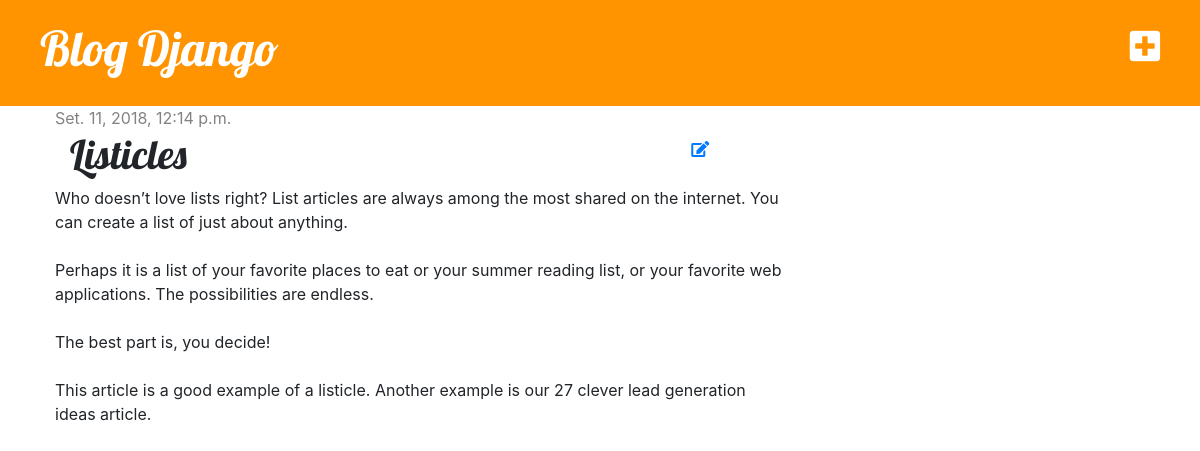
/post/5/, run on the app's committed database.
### blog/models.py (models this page shows, shortened)
class Post(models.Model):
    author = models.ForeignKey('auth.User', on_delete=models.CASCADE)
    title = models.CharField(max_length=200)
    text = models.TextField()
    created_date = models.DateTimeField(default=timezone.now)
    published_date = models.DateTimeField(blank=True, null=True)

### blog/views.py (the view)
# urls.py: path('post/<int:pk>/', views.post_detail, name='post_detail'),
def post_detail(request, pk):
    post = get_object_or_404(Post, pk=pk)
    return render(request, 'blog/post_detail.html', {'post': post})

### blog/templates/blog/post_detail.html
{% extends 'blog/base.html' %}
{% block content %}
	<div class="post">
		{% if post.published_date %}
			<div class="date">
				{{ post.published_date }}
			</div>
		{% endif %}
		<div class="col-md-12">
			<div class="row">
				<div class="col-md-10">
					<h1>{{ post.title }}</h1>
				</div>
				<div class="col-md-2">
					<a href="{% url 'post_edit' pk=post.pk %}" class="btn btn-default" title="Editar"><i class="fas fa-edit"></i></a>
				</div>
			</div>
		</div>
		<p>{{ post.text|linebreaksbr }}</p>
	</div>
{% endblock %}

### blog/static/css/blog.css (style rules this page uses)
h1, h2, h3, h4 { font-family: 'Lobster', cursive; }
.date { color: #828282; }
.post { margin-bottom: 70px; }

### data on the page
Post: published_date "Set. 11, 2018, 12:14 p.m.", title "Listicles", text "Who doesn’t love lists right? List articles are always among the most shared on the internet. You can create a list of just about anything. Perhaps it is a list of your favorite places to eat or your summer reading list, or your favorite web applications. The possibilities are endless. The best part is, you decide! This article is a good example of a listicle. Another example is our 27 clever lead generation ideas article."
